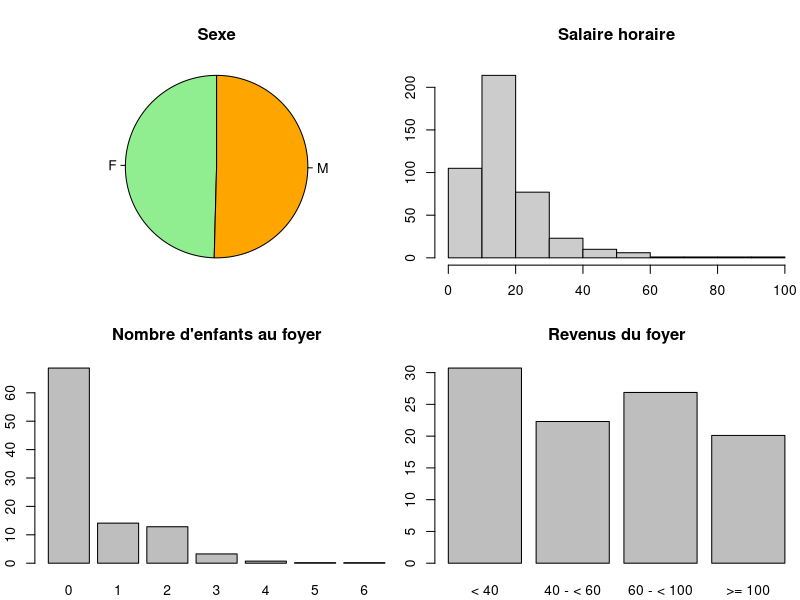
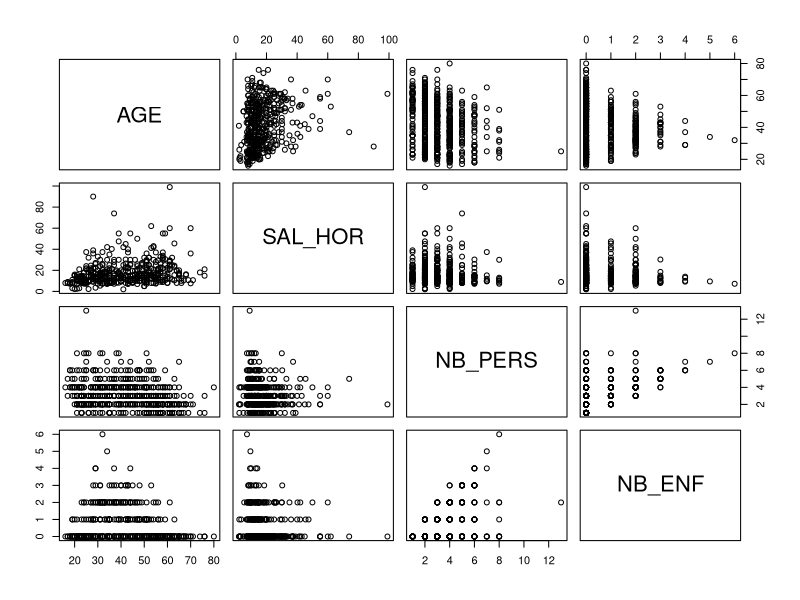

Source code (R) for these figures, in order: (Note: this script raises an error after producing the figures.)
## ---- chunk 1
knitr::opts_chunk$set(echo = TRUE, comment = "", fig.align = "center")
## ---- chunk 2
x = read.csv2("donnees/Recensement_12.csv", row.names = 1)
head(x, 10)
## ---- chunk 3
str(x)
## ---- chunk 4
summary(x)
## ---- chunk 5
par(mfrow=c(2,2), mar = c(2, 2, 4, 0) + .1)
pie(table(x$SEXE), radius = 1, init.angle = 90,
    col = c("lightgreen","orange"), main = "Sexe")
hist(x$SAL_HOR, 
     main = "Salaire horaire", col = "gray80",
     xlab = "", ylab = "")
p = 100*prop.table(table(x$NB_ENF))
barplot(p, main = "Nombre d'enfants au foyer")
p4 = 100*prop.table(table(x$REV_FOYER))
barplot(p4[c(1,3,4,2)], main = "Revenus du foyer")
## ---- chunk 6
quanti = c(1,5,9,10)
round(cov(x[,quanti], use = "complete.obs"), digits=2)
round(cov(x[,quanti], use = "pairwise.complete.obs"), digits=2)
round(cor(x[,quanti], use = "complete.obs"), digits=2)
round(cor(x[,quanti], use = "pairwise.complete.obs"), digits=2)
## ---- chunk 7
pairs(x[,quanti])
## ---- chunk 8
x1 = x[,c(2, 3, 11)]
head(x1, 10)
## ---- chunk 9
disj <- function(f) {
    res = sapply(levels(x1[,f]), function(l) return (x1[,f] == l)) * 1
    colnames(res) = paste(f, colnames(res), sep = ":")
    res
}
z1 = cbind(disj("SEXE"), disj("REGION"), disj("REV_FOYER"))
head(z1, 10)
## ---- chunk 10
table(x$SEXE,x$REV_FOYER)
## ---- chunk 11
100 * prop.table(table(x$SEXE,x$REV_FOYER), margin = 1)
## ---- chunk 12
100 * prop.table(table(x$SEXE,x$REV_FOYER), margin = 2)
## ---- chunk 13
summary(table(x$SEXE,x$REV_FOYER))
## ---- chunk 14
z1.comp = z1
z1.comp[is.na(z1.comp)] = 0
b1 = t(z1.comp) %*% z1.comp
b1
## ---- chunk 15
head(iris[,-5])
## ---- chunk 16
plot(iris[,-5])
## ---- chunk 17
library(FactoMineR)
iris.pca=PCA(iris[,-5], ncp=4, graph=F)
round(iris.pca$eig, digits=2)
## ---- chunk 18
head(round(iris.pca$ind$contrib, digits=2))
colSums(iris.pca$ind$contrib)
## ---- chunk 19
head(round(iris.pca$ind$cos2, digits=2))
head(rowSums(iris.pca$ind$cos2), n=15)
## ---- chunk 20
plot(iris.pca, choix="ind")
## ---- chunk 21
library(kernlab)
data(spam)
plot(PCA(spam[,-58], graph = F), choix="ind")
## ---- chunk 22
plot(iris.pca, choix="var")
## ---- chunk 23
par(mfrow=c(1,2))
plot(iris.pca, choix = "ind")
plot(iris.pca, choix = "var")
## ---- chunk 24
par(mfrow=c(1,2))
plot(iris.pca$eig$eigenvalue, type = 'b',
     main="Ebouli des valeurs propres")
barplot(iris.pca$eig$eigenvalue,
        main="Ebouli des valeurs propres",
        names.arg=1:nrow(iris.pca$eig))
## ---- chunk 25
par(mfrow=c(1,2))
plot(iris.pca$eig$eigenvalue, type = 'b',
     main="Ebouli des valeurs propres")
abline(h=1)
barplot(iris.pca$eig$eigenvalue,
        main="Ebouli des valeurs propres",
        names.arg=1:nrow(iris.pca$eig))
abline(h=1)
## ---- chunk 26
par(mfrow=c(1,2))
plot(iris.pca, choix = "ind", habillage = "ind",
     col.hab=rainbow(3)[iris$Species])
legend("top", legend = levels(iris$Species),
       col = rainbow(3), pch = 19, cex = 0.75,
       ncol = 3)
plot(iris.pca, choix = "var")
## ---- chunk 27
data(decathlon)
## ---- chunk 28
femmes = read.csv2(file="donnees/femme_travail.csv", 
              header=TRUE, row.names=1, sep=",")
x = femmes[,1:3]
x
## ---- chunk 29
chisq.test(x)
## ---- chunk 30
pl = rbind(x, apply(x, 2, sum))
rownames(pl)[4] = "Profil moyen"
round(100*prop.table(as.matrix(pl),margin=1),2)
## ---- chunk 31
pc = cbind(x,apply(x,1,sum))
colnames(pc)[4] = "Profil moyen"
round(100*prop.table(as.matrix(pc),margin=2),2)
## ---- chunk 32
x.afc = CA(x)
## ---- chunk 33
x.afc$row$coord
## ---- chunk 34
x.afc$row$contrib
## ---- chunk 35
x.afc$row$cos2
## ---- chunk 36
x.afc$col$coord
x.afc$col$contrib
## ---- chunk 37
x.afc$col$cos2
## ---- chunk 38
the = read.csv2("donnees/the.csv",header=TRUE)
x = the[,-c(22,19:21, 23:36)]
summary(x)
## ---- chunk 39
x.acm = MCA(x, ncp=27, graph=FALSE)
plot(x.acm, invisible="var")
## ---- chunk 40
plot(x.acm, invisible="ind")
## ---- chunk 41
plot(x.acm, choix="var")
## ---- chunk 42
x.acm$eig
## ---- chunk 43
lambdabar = mean(x.acm$eig$eigenvalue)
par(mfrow=c(1,2))
plot(x.acm$eig$eigenvalue, type = 'b', 
     main="Ebouli des valeurs propres")
abline(h=lambdabar)
barplot(x.acm$eig$eigenvalue, 
        main="Ebouli des valeurs propres", 
        names.arg=1:nrow(x.acm$eig))
abline(h=lambdabar)
## ---- chunk 44
round(x.acm$var$contrib, digits=2)
## ---- chunk 45
round(x.acm$var$cos2, digits=2)
## ---- chunk 46
fertility = read.csv2(file="donnees/fertility.csv")
summary(fertility)
## ---- chunk 47
iris.mds = cmdscale(1-abs(cor(iris[,-5])))
plot(iris.mds[,1], iris.mds[,2])
text(iris.mds[,1], iris.mds[,2], labels=colnames(iris[,-5]))
## ---- chunk 48
d = dist(iris[,-5])
iris.mds = cmdscale(d,20)
plot(iris.mds[,1],iris.mds[,2])
## ---- chunk 49
plot(iris.mds[,1],iris.mds[,2], 
     col=rainbow(3)[iris$Species])
## ---- chunk 50
library("MASS")
d = dist(swiss, method="canberra")
swiss.mds=isoMDS(d,k=10)
## ---- chunk 51
plot(swiss.mds$points[,1:2])
text(swiss.mds$points[,1:2], labels=rownames(swiss))
## ---- chunk 52
villes = read.table(
    "donnees/Distances_Inter_Villes_Matrice.csv", 
    header = T, sep = ";", row.names = 1, dec = ",")
villes[1:5, 1:5]
